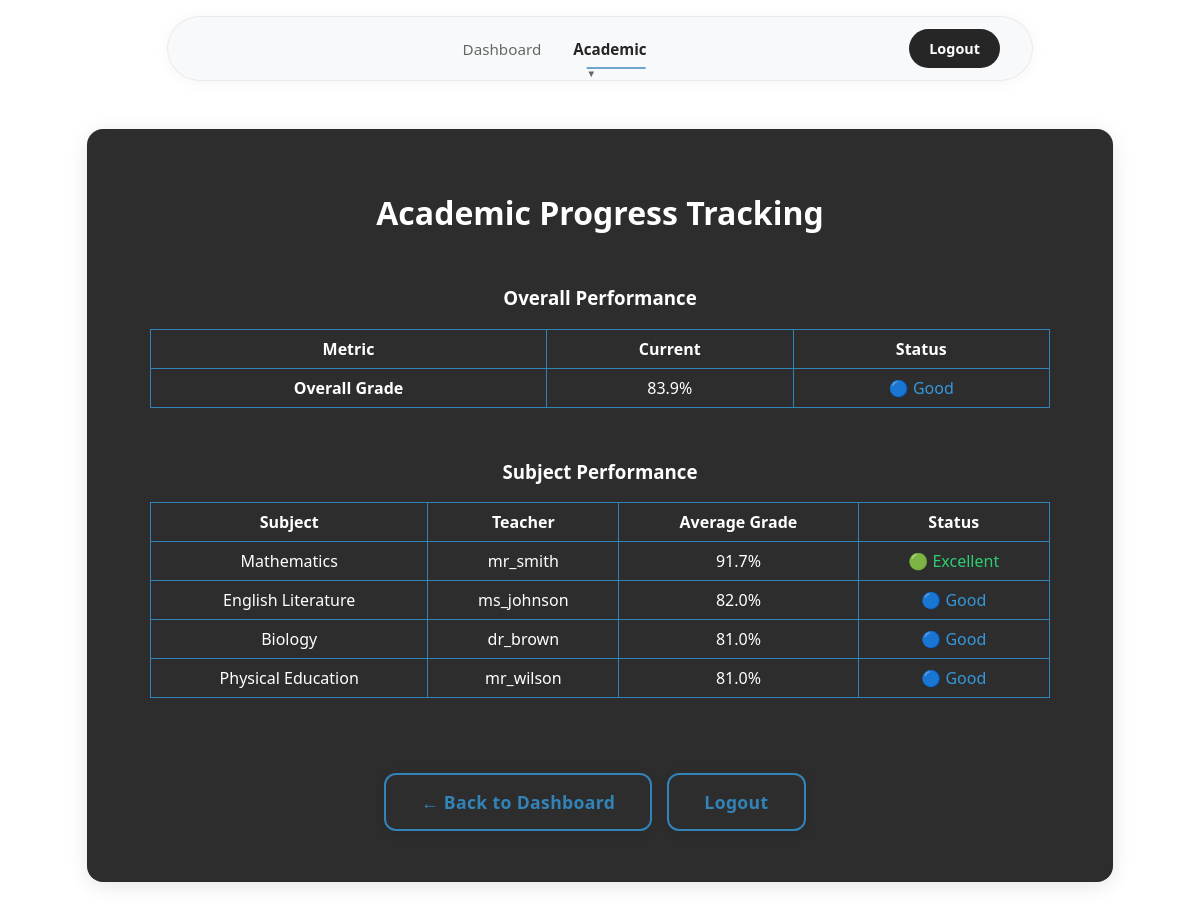
Page /student_progress (signed in) on the committed database.
### tables this page shows
CREATE TABLE subjects (
    id INTEGER PRIMARY KEY,
    name TEXT,
    teacher_id INTEGER REFERENCES users(id)
);

### app.py (the view)
@app.route('/student_progress')
def student_progress():
    if not is_student():
        return redirect(url_for('login'))
    user_id = session['user_id']
    conn = get_db()
    cur = conn.cursor()
    cur.execute('''SELECT subjects.name as subject,
                          users.username as teacher_name,
                          AVG(assignments.grade) as avg_grade
                   FROM enrollments
                   JOIN subjects ON enrollments.subject_id = subjects.id
                   LEFT JOIN users ON subjects.teacher_id = users.id
                   LEFT JOIN assignments ON assignments.subject_id = subjects.id
                   AND assignments.user_id = ?
                   WHERE enrollments.user_id = ?
                   GROUP BY subjects.id''', (user_id, user_id))
    subjects = []
    total_grade = 0
    total_subjects = 0
    for s in cur.fetchall():
        avg_grade = s['avg_grade'] if s['avg_grade'] else 0
        total_grade += avg_grade
        total_subjects += 1
        subjects.append({
            'subject': s['subject'],
            'teacher': s['teacher_name'],
            'avg_grade': avg_grade
        })
    overall_grade = total_grade / total_subjects if total_subjects > 0 else 0
    return render_template('student_progress.html',
                         subjects=subjects,
                         overall_grade=overall_grade)

### app.py (called while the page is built)
def is_student():
    return session.get('role') == 'student'

### templates/student_progress.html (shortened to what this page needs)
<!DOCTYPE html>
<html>
<head>
    <link rel="stylesheet" href="/static/styles.css">
</head>
<body>
            <div class="navbar">
        <div class="navbar-container">
            <div class="navbar-links">
                <a href="/student_dashboard" class="nav-link">Dashboard</a>
                <div class="dropdown">
                    <a href="#" class="nav-link dropdown-trigger active">Academic</a>
                </div>
            </div>
            <div class="navbar-actions">
                <a href="/logout" class="nav-btn">Logout</a>
            </div>
        </div>
    </div>
    <div class="center-wrapper">
        <div class="dashboard-container card-3d">
            <h1>Academic Progress Tracking</h1>
            <div class="table-wrapper">
                <h3>Overall Performance</h3>
                <table>
                    <thead>
                        <tr>
                            <th>Metric</th>
                            <th>Current</th>
                            <th>Status</th>
                        </tr>
                    </thead>
                    <tbody>
                        <tr>
                            <td><strong>Overall Grade</strong></td>
                            <td>{{ overall_grade|round(1) }}%</td>
                            <td>
                                {% if overall_grade >= 90 %}
                                    <span style="color: #2ECC71;">🟢 Excellent</span>
                                {% elif overall_grade >= 80 %}
                                    <span style="color: #3498DB;">🔵 Good</span>
                                {% elif overall_grade >= 70 %}
                                    <span style="color: #F39C12;">🟡 Average</span>
                                {% else %}
                                    <span style="color: #E74C3C;">� Needs Improvement</span>
                                {% endif %}
                            </td>
                        </tr>
                    </tbody>
                </table>
            </div>
            <div class="table-wrapper">
                <h3>Subject Performance</h3>
                <table>
                    <thead>
                        <tr>
                            <th>Subject</th>
                            <th>Teacher</th>
                            <th>Average Grade</th>
                            <th>Status</th>
                        </tr>
                    </thead>
                    <tbody>
                        {% for subject in subjects %}
                        <tr>
                            <td>{{ subject.subject }}</td>
                            <td>{{ subject.teacher or 'Not Assigned' }}</td>
                            <td>{{ subject.avg_grade|round(1) }}%</td>
                            <td>
                                {% if subject.avg_grade >= 90 %}
                                    <span style="color: #2ECC71;">🟢 Excellent</span>
                                {% elif subject.avg_grade >= 80 %}
                                    <span style="color: #3498DB;">🔵 Good</span>
                                {% elif subject.avg_grade >= 70 %}
                                    <span style="color: #F39C12;">🟡 Average</span>
                                {% else %}
                                    <span style="color: #E74C3C;">🔴 Needs Focus</span>
                                {% endif %}
                            </td>
                        </tr>
                        {% endfor %}
                    </tbody>
                </table>
            </div>
            <div class="action-buttons">
                <a class="btn-3d" href="/student_dashboard">← Back to Dashboard</a>
                <a class="btn-3d" href="/logout">Logout</a>
            </div>
        </div>
    </div>
</body>
</html>

### static/styles.css (style rules this page uses)
body { background: #ffffff; font-family: 'Segoe UI', 'Arial', sans-serif; color: #262626; margin: 0; padding: 0; min-height: 100vh; }
.navbar { background: transparent; backdrop-filter: none; -webkit-backdrop-filter: none; box-shadow: none; padding: 1rem 0; position: sticky; top: 0; left: 0; right: 0; z-index: 1000; margin-bottom: 0; border: none; width: 100%; }
.navbar-container { max-width: 800px; margin: 0 auto; display: flex; justify-content: space-between; align-items: center; padding: 0.75rem 2rem; height: auto; background: rgba(248, 249, 250, 0.9); backdrop-filter: blur(10px); -webkit-backdrop-filter: blur(10px); border-radius: 50px; border: 1px solid rgba(0, 0, 0, 0.06); box-shadow: 0 2px 16px rgba(0, 0, 0, 0.04); }
.navbar-actions { display: flex; align-items: center; gap: 1rem; }
.navbar-links { display: flex; gap: 2rem; align-items: center; justify-content: center; flex: 1; margin: 0; }
.nav-link { color: #666666; text-decoration: none; font-weight: 500; padding: 0.5rem 0; border-radius: 0; transition: all 0.2s ease; position: relative; font-size: 0.95rem; white-space: nowrap; border: none; background: transparent; }
.nav-link.active { color: #262626; background: transparent; box-shadow: none; border: none; transform: none; font-weight: 600; }
.nav-btn { background: #262626; color: #ffffff; text-decoration: none; font-weight: 600; padding: 0.625rem 1.25rem; border-radius: 25px; transition: all 0.2s ease; font-size: 0.9rem; white-space: nowrap; border: none; }
.nav-link.active::after { width: 80%; }
.nav-link::after { content: ''; position: absolute; bottom: -2px; left: 50%; width: 0; height: 2px; background: #3283b8; transition: all 0.3s ease; transform: translateX(-50%); }
.dropdown { position: relative; display: inline-block; }
.nav-link.dropdown-trigger::after { content: '▼'; font-size: 0.6rem; margin-left: 0.375rem; opacity: 0.7; transition: transform 0.2s ease; }
.dashboard-container { padding: 2.5em 2em; background: #262626; border-radius: 16px; max-width: 1200px; box-shadow: 0 4px 20px rgba(0, 0, 0, 0.1); width: 90%; margin: 2em auto; display: flex; flex-direction: column; align-items: center; border: 1px solid rgba(0, 0, 0, 0.05); }
.center-wrapper { display: flex; align-items: center; justify-content: center; min-height: 100vh; }
.card-3d { background: #2d2d2d; border-radius: 16px; box-shadow: 0 4px 20px rgba(0, 0, 0, 0.1); width: 80%; border: 1px solid rgba(0, 0, 0, 0.05); }
h1, h2, h3 { color: #ffffff;; text-align: center; margin-bottom: 1em; text-decoration: none; }
.btn-3d { background: #2d2d2d; color: hsl(204, 57%, 46%); border: 2px solid hsl(204, 57%, 46%); border-radius: 12px; padding: 0.85em 2em; font-size: 1.1em; font-weight: 600; box-shadow: 0 2px 10px rgba(0, 0, 0, 0.1); transition: transform 0.12s, box-shadow 0.12s; cursor: pointer; letter-spacing: 0.02em; margin: 0.6em 0.6em 0.6em 0; display: inline-block; text-align: center; text-decoration: none; }
.action-buttons { margin-top: 2em; text-align: center; }
.table-wrapper { width: 100%; max-width: 900px; overflow-x: auto; margin: 0 auto; }
table { width: 100%; max-width: 900px; border-collapse: collapse; margin: 1em auto 2em; }
th, td { padding: 8px; border: 1px solid #3283b8; text-align: center; text-decoration: none; color:#ffffff; }
.dashboard-container { max-width: 1200px; margin: 2em auto; padding: 2.5em 2em; }

### rows in the picture
subjects: subject "Mathematics", teacher "mr_smith", avg_grade "91.7", shows "🟢 Excellent"
subjects: subject "English Literature", teacher "ms_johnson", avg_grade "82.0", shows "🔵 Good"
subjects: subject "Biology", teacher "dr_brown", avg_grade "81.0", shows "🔵 Good"
subjects: subject "Physical Education", teacher "mr_wilson", avg_grade "81.0", shows "🔵 Good"

### other values in the picture
{{ overall_grade|round(1) }} "83.9"
